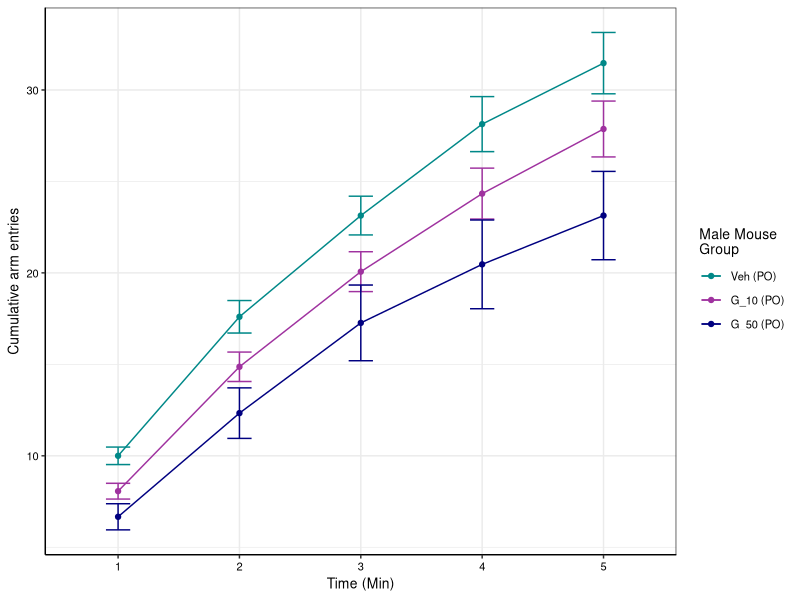
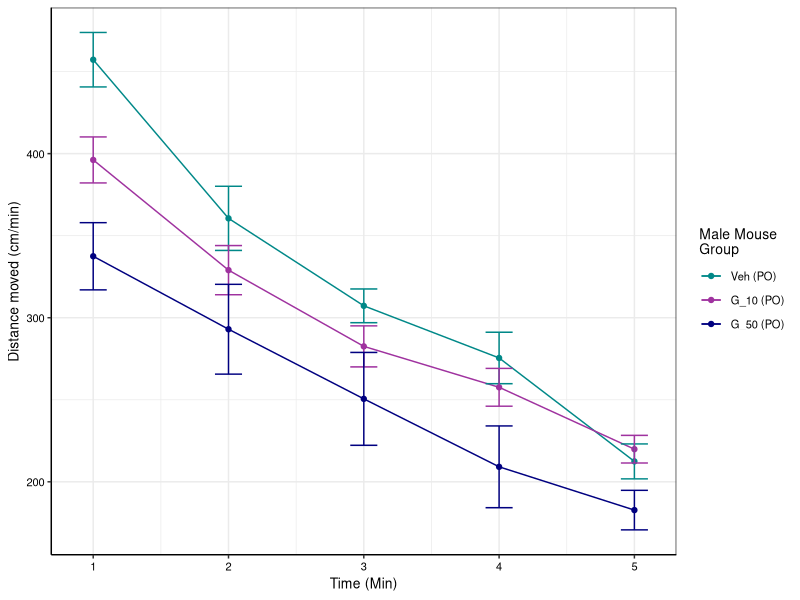
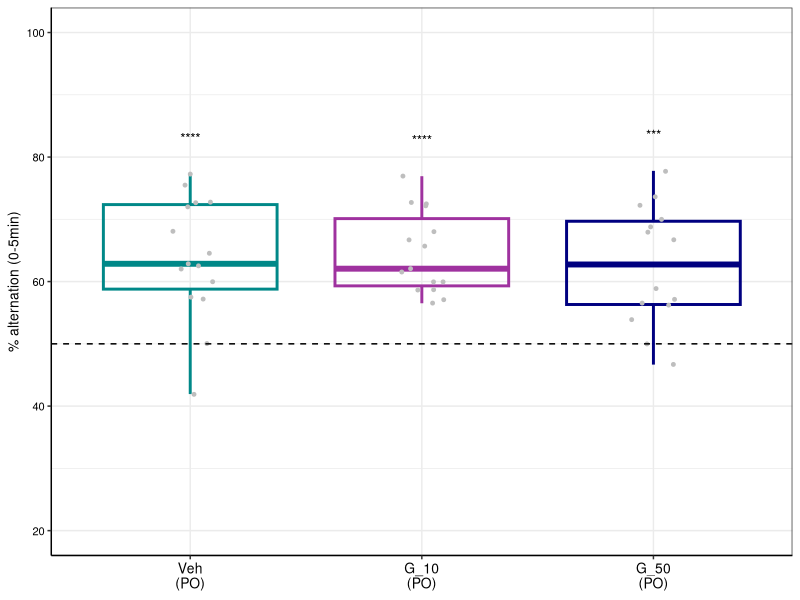
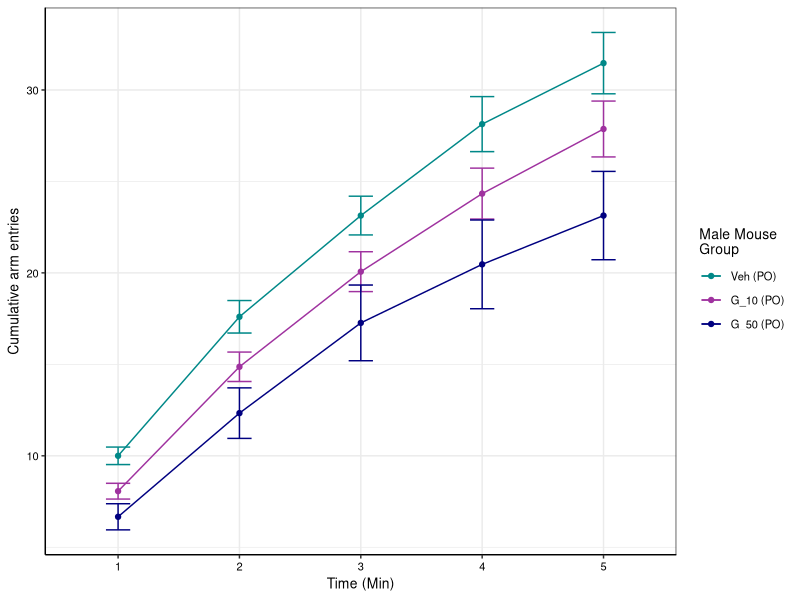
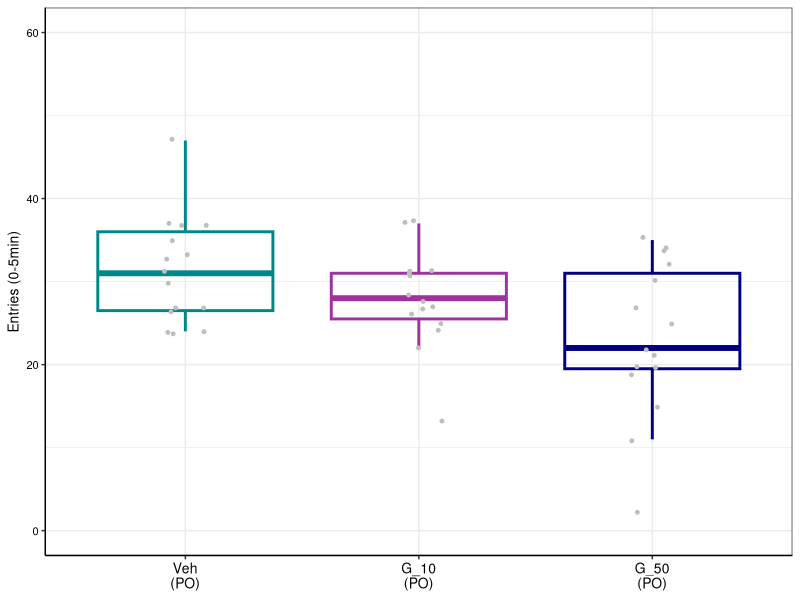
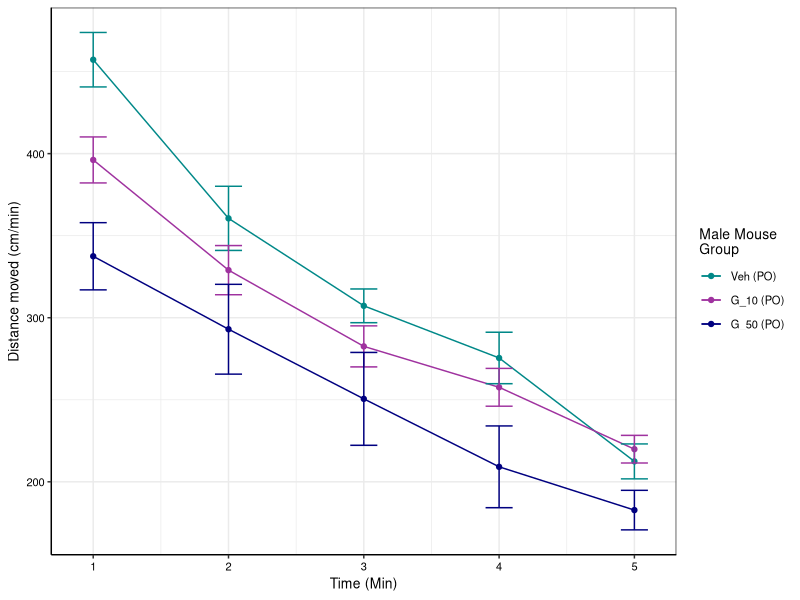
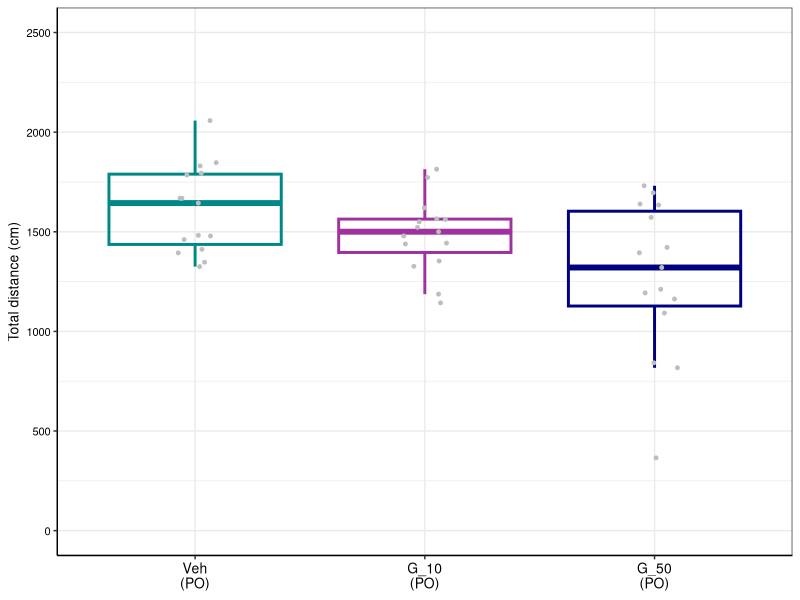

Write R code to recreate these figures, in order.
## ---- chunk 1
library(dplyr)
library(ggplot2)
library(readxl)
library(ggpubr)
library(rstatix)
library(multcomp)
## ---- chunk 2
ymaze_data <- read_excel("Male cohort 2 - PO/Data to plot - cohort 2.xlsx", sheet = "Ymaze_2")
ymaze_data$Value <- as.numeric(ymaze_data$Value)
ymaze_data$`Mouse Group` <- ifelse(ymaze_data$`Mouse Group` == 'Vehicle', 'Veh\n(PO)', ifelse(ymaze_data$`Mouse Group` == 'GDCA (10mg/kg, PO)', 'G_10\n(PO)', 'G_50\n(PO)'))
ymaze_data$`Mouse Group` <- factor(ymaze_data$`Mouse Group`,
                                levels = c("Veh\n(PO)", "G_10\n(PO)", "G_50\n(PO)"))
## ---- chunk 3
plotting_func_alternation <- function(df, variable, ylab, fname, wid = 2, ht = 2) {
  df <- dplyr::filter(df, Measure == variable)
  
  # Compute statistics
  # One sample t-test vs. chance (50% alternation) per group
  # Have to remove NA data first
  df <- dplyr::filter(df, !is.na(Value))
  tests <- df %>%
    dplyr::group_by(`Mouse Group`) %>%
    rstatix::t_test(Value ~ 1, mu = 50, detailed = TRUE) %>%
    rstatix::add_significance() %>%
    dplyr::ungroup()
  
  # Define positions of significance stars
  sig_pos <- df %>%
    dplyr::group_by(`Mouse Group`) %>%
    dplyr::summarise(y.position = min(100, max(Value, na.rm = TRUE) + 5), .groups = "drop")
  
  # Merge
  tests <- merge(tests, sig_pos, by = "Mouse Group") %>%
    dplyr::mutate(label = p.signif)
  
  ggplot(df, aes(x=`Mouse Group`, y=Value)) +
    geom_boxplot(aes(color = `Mouse Group`), fill = NA, outlier.shape = NA, linewidth = 1) +
    geom_point(color = "grey", position = position_jitter(width = 0.1), size = 1) +
    scale_color_manual(values = c("Veh\n(PO)" = "#008888", "G_10\n(PO)" = "#9f329f",
                                  "G_50\n(PO)" = "#000080")) +
    geom_text(data = tests, aes(x = `Mouse Group`, y = y.position, label = label), vjust = 0, size = 3.5) +
    theme_bw() +
    theme(legend.position = "none",
      axis.line = element_line(color='black'),
      axis.text.y = element_text(size = 8, color = 'black'),
      axis.text.x = element_text(size = 10, color = 'black'),
      axis.title.y = element_text(size = 10, color = 'black'),
      axis.title.x = element_blank()) +
    labs(y = ylab) +
    geom_hline(yintercept = 50, linetype = 'dashed', color = 'black') +
    ylim(20,100)
  
  ggsave(fname, width = wid, height = ht)
  
  return(tests)
}
## ---- chunk 4
# "% alternation (0-5min)"
pc_alt_05 <- plotting_func_alternation(ymaze_data, "% alternation (0-5min)",
              "% alternation (0-5min)", "Male cohort 2 - PO/ymaze_pc_alternation_0_to_5.pdf")
## ---- chunk 5
entries <- dplyr::filter(ymaze_data, startsWith(Measure, 'Entries'))

# Add a timepoint column
entries$Time <- substr(entries$Measure, 12, 12)

# Need a "summary" data frame
entries_summary <- entries %>%
  group_by(`Mouse Group`, Time) %>%
  summarise(
    mean_value = mean(Value, na.rm = TRUE),
    se = sd(Value, na.rm = TRUE) / sqrt(n()),
    .groups = "drop"
  )

# Want to get rid of the newline for the line graph legend
entries_summary$`Mouse Group` <- ifelse(entries_summary$`Mouse Group` == 'Veh\n(PO)',
                                        'Veh (PO)', ifelse(entries_summary$`Mouse Group` == 'G_10\n(PO)', 'G_10 (PO)', 'G_50 (PO)'))
entries_summary$`Mouse Group` <- factor(entries_summary$`Mouse Group`,
                                        levels = c("Veh (PO)", "G_10 (PO)", "G_50 (PO)"))

entries_summary <- dplyr::rename(entries_summary, `Male Mouse\nGroup`=`Mouse Group`)

# Plot line graph
ggplot(entries_summary, aes(x = Time, y = mean_value, color = `Male Mouse\nGroup`, group = `Male Mouse\nGroup`)) + geom_line() + geom_point() + geom_errorbar(aes(ymin = mean_value - se, ymax = mean_value + se), width = 0.2) + labs(x = "Time (Min)", y = "Cumulative arm entries") +
    scale_color_manual(values = c("Veh (PO)" = "#008888", "G_10 (PO)" = "#9f329f",
                                  "G_50 (PO)" = "#000080")) +
    theme_bw() +
    theme(axis.line = element_line(color='black'),
      axis.text = element_text(size = 8, color = 'black'),
      axis.title = element_text(size = 10, color = 'black'),
      legend.title = element_text(size = 10, color = 'black'),
      legend.text = element_text(size = 8, color = 'black'))

ggsave('Male cohort 2 - PO/ymaze_cumulative_arm_entries.pdf', width = 4, height = 2)
## ---- chunk 6
generic_boxplot_func <- function(df, variable, ylab,
                          fname, ymax, wid = 2, ht = 2) {
  
  df <- dplyr::filter(df, Measure == variable)
  ggplot(df, aes(x=`Mouse Group`, y=Value)) +
    geom_boxplot(aes(color = `Mouse Group`), fill = NA, outlier.shape = NA, linewidth = 1) +
    geom_point(color = "grey", position = position_jitter(width = 0.1), size = 1) +
    scale_color_manual(values = c("Veh\n(PO)" = "#008888", "G_10\n(PO)" = "#9f329f",
                                  "G_50\n(PO)" = "#000080")) +
    theme_bw() +
    theme(legend.position = "none",
      axis.line = element_line(color='black'),
      axis.text.y = element_text(size = 8, color = 'black'),
      axis.text.x = element_text(size = 10, color = 'black'),
      axis.title.y = element_text(size = 10, color = 'black'),
      axis.title.x = element_blank()) +
    labs(y = ylab) + ylim(0, ymax)
  
  ggsave(fname, width = wid, height = ht)
}
## ---- chunk 7
generic_boxplot_func(entries, 'Entries (0-5min)', 'Entries (0-5min)',
                     'Male cohort 2 - PO/ymaze_entries_05_boxplot.pdf', 60)

for_stats <- dplyr::filter(entries, Measure == 'Entries (0-5min)')
for_stats <- dplyr::rename(for_stats, MouseGroup=`Mouse Group`)
# https://biostat.jhsph.edu/~iruczins/teaching/materials/code/av5/c.av5.a.html
anova_result_entries <- aov(Value ~ MouseGroup, data = for_stats)
summary(anova_result_entries)
dunnett_result_entries <- glht(anova_result_entries,
                               linfct=mcp(MouseGroup="Dunnett"))
summary(dunnett_result_entries)
confint(dunnett_result_entries)
## ---- chunk 8
distance <- dplyr::filter(ymaze_data, startsWith(Measure, 'Distance'))

# Add a timepoint column
distance$Time <- rep(seq(1,5), each = 45)

# Need a "summary" data frame
distance_summary <- distance %>%
  group_by(`Mouse Group`, Time) %>%
  summarise(
    mean_value = mean(Value, na.rm = TRUE),
    se = sd(Value, na.rm = TRUE) / sqrt(n()),
    .groups = "drop"
  )

# Want to get rid of the newline for the line graph legend
distance_summary$`Mouse Group` <- ifelse(distance_summary$`Mouse Group` == 'Veh\n(PO)',
                                        'Veh (PO)', ifelse(distance_summary$`Mouse Group` == 'G_10\n(PO)', 'G_10 (PO)', 'G_50 (PO)'))
distance_summary$`Mouse Group` <- factor(distance_summary$`Mouse Group`,
                                        levels = c("Veh (PO)", "G_10 (PO)", "G_50 (PO)"))

distance_summary <- dplyr::rename(distance_summary, `Male Mouse\nGroup`=`Mouse Group`)

# Plot line graph
ggplot(distance_summary, aes(x = Time, y = mean_value, color = `Male Mouse\nGroup`, group = `Male Mouse\nGroup`)) + geom_line() + geom_point() + geom_errorbar(aes(ymin = mean_value - se, ymax = mean_value + se), width = 0.2) + labs(x = "Time (Min)", y = "Distance moved (cm/min)") +
    scale_color_manual(values = c("Veh (PO)" = "#008888", "G_10 (PO)" = "#9f329f",
                                  "G_50 (PO)" = "#000080")) +
    theme_bw() +
    theme(axis.line = element_line(color='black'),
      axis.text = element_text(size = 8, color = 'black'),
      axis.title = element_text(size = 10, color = 'black'),
      legend.title = element_text(size = 10, color = 'black'),
      legend.text = element_text(size = 8, color = 'black'))

ggsave('Male cohort 2 - PO/ymaze_distance_moved_per_min.pdf', width = 4, height = 2)
## ---- chunk 9
distance_sum <- distance %>%
  group_by(`Mouse ID`, `Mouse Group`) %>%
  summarise(total_value = sum(Value, na.rm = TRUE),
            .groups = "drop")

# Make some changes to make the function work
distance_sum$Measure <- 'Total distance (cm)'
distance_sum <- dplyr::rename(distance_sum, Value=total_value)

generic_boxplot_func(distance_sum, 'Total distance (cm)', 'Total distance (cm)',
                     'Male cohort 2 - PO/ymaze_total_distance_boxplot.pdf', 2500)

distance_sum <- dplyr::rename(distance_sum, MouseGroup=`Mouse Group`)
# https://biostat.jhsph.edu/~iruczins/teaching/materials/code/av5/c.av5.a.html
anova_result_distance <- aov(Value ~ MouseGroup, data = distance_sum)
summary(anova_result_distance)
dunnett_result_distance <- glht(anova_result_distance,
                               linfct=mcp(MouseGroup="Dunnett"))
summary(dunnett_result_distance)
confint(dunnett_result_distance)
